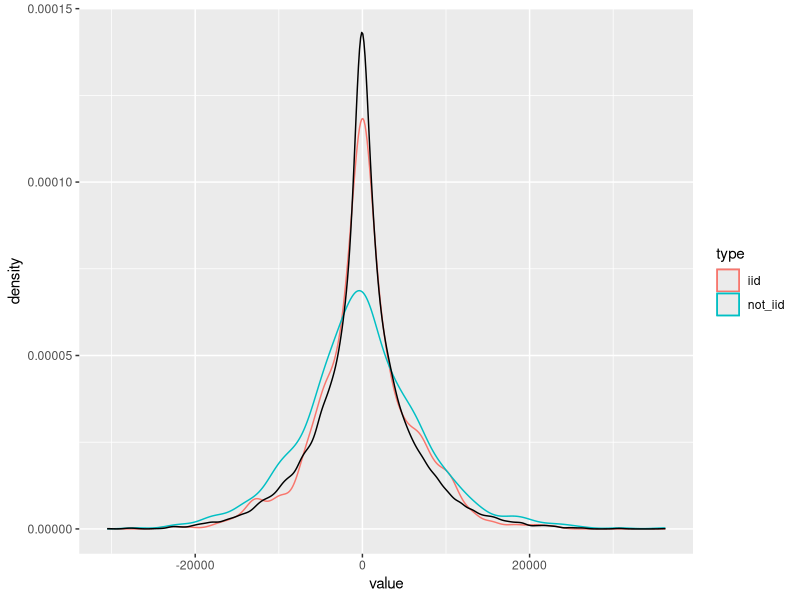

Generate this figure with R: (Note: this script raises an error after producing the figure.)
## ---- chunk 1
library("tidyverse")
pop <- data_frame(pop = rnorm(10000) * 1:10000) 
iid <- sample(pop$pop, 1000) # sample iid

# sample non-iid: sample is biased towards high absolute values
ind <- rbinom(10000, size = 1, prob = seq(0, 1, length.out = 10000)) 
not_iid <- pop$pop[as.logical(ind)] # get sample
not_iid <- sample(not_iid, 1000) # reduce sample size to 1000

out <- data_frame(iid = iid, not_iid = not_iid) %>%
  gather(type, value, iid, not_iid)
ggplot(out, aes(x = value, color = type)) + 
  geom_density() + 
  geom_density(aes(x = pop, color = NULL), data = pop)

## ---- chunk 2
knitr::include_graphics("figures/pivot_ci.png")
